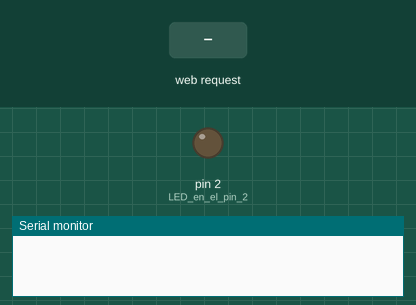
This sketch was run on a simulated Arduino Uno, built for the host (arithmetic inside an expression is 32-bit, double 64-bit). Shown: output pins drawn as LEDs (lit = HIGH), the last lines printed to the serial monitor. Inputs (shaded band) come from the test bench. WiFi joins after 1.5 s; servers stay silent unless stated.

Above: at 1.2 s.
1.3 s: HTTP request GET /?LED2=2 received
At 1.8 s:
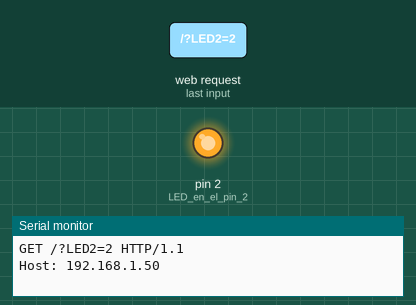
Timing chart, 0 to 4.3 s (numbered marks = the images above; inputs shaded):
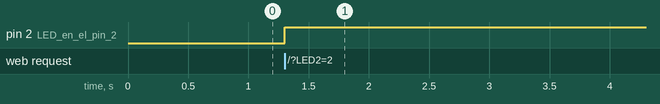

Measured:
- after the input at 1.3 s, pin 2 (LED_en_el_pin_2): LOW → HIGH at once

The sketch:

Preactica_1_-_Led.ino
```cpp
/*--------------------------------------------------------------
Programa: eth_websrv_LED

Descripción: Servidor web Arduino que genera una página web que permite al usuario controlar un LED.

Hardware: - Arduino Uno y shield Ethernet oficial de Arduino. Debería funcionar con otros Arduinos y shields Ethernet compatibles.
- LED y resistencia conectados en serie entre el pin 2 de Arduino y GND.

Software: Desarrollado con Arduino 1.0.3. Debería ser compatible con Arduino 1.0 y versiones posteriores.

Referencias: - Ejemplo de servidor web de David A. Mellis y modificado por Tom Igoe.
- Documentación de la biblioteca Ethernet:
http://arduino.cc/en/Reference/Ethernet
  Date:         11 January 2013

  Author:       W.A. Smith, http://startingelectronics.org
--------------------------------------------------------------*/

#include <SPI.h>
#include <Ethernet.h>

// Dirección MAC de la etiqueta de protección Ethernet debajo de la placa
byte mac[] = { 0xDE, 0xAD, 0xAE, 0xEF, 0xF0, 0xED };//Ponemos la dirección MAC de la Ethernet Shield
IPAddress ip(192,168,1,177); //Asignamos  la IP al Arduino
EthernetServer server(80); //Creamos un servidor Web con el puerto 80 que es el puerto HTTP por defecto

String HTTP_req;          // almacena la solicitud HTTP
boolean LED_status = 0;   // Estado del LED, apagado por defecto

void setup()
{
    Ethernet.begin(mac, ip);  // inicializar dispositivo Ethernet
    server.begin();           // empezar a escuchar a los clientes
    Serial.begin(9600);       // para diagnóstico
    pinMode(2, OUTPUT);       // LED en el pin 2
}

void loop()
{
    EthernetClient client = server.available();  // intentar obtener cliente

    if (client) {  // cliente obtenido?
        boolean currentLineIsBlank = true;
        while (client.connected()) {
            if (client.available()) {   // datos del cliente disponibles para leer
                char c = client.read(); // leer 1 byte (carácter) del cliente
                HTTP_req += c;  // guardar la solicitud HTTP 1 carácter a la vez
                // la última línea de la solicitud del cliente está en blanco y termina con \n
                // responder al cliente solo después de recibir la última línea
                if (c == '\n' && currentLineIsBlank) {
                    // enviar un encabezado de respuesta HTTP estándar
                    client.println("HTTP/1.1 200 OK");
                    client.println("Content-Type: text/html");
                    client.println("Connection: close");
                    client.println();
                    // enviar página web
                    client.println("<!DOCTYPE html>");
                    client.println("<html>");
                    client.println("<head>");
                    client.println("<title>Arduino LED Control</title>");
                    client.println("</head>");
                    client.println("<body>");
                    client.println("<h1>LED</h1>");
                    client.println("<p>Haga clic para encender y apagar el LED.</p>");
                    client.println("<form method=\"get\">");
                    ProcessCheckbox(client);
                    client.println("</form>");
                    client.println("</body>");
                    client.println("</html>");
                    Serial.print(HTTP_req);
                    HTTP_req = "";    // Terminado con la solicitud, cadena vacía para la próxima solicitud
                    break;
                }
                // cada línea de texto recibida del cliente termina con \r\n
                if (c == '\n') {
                    // último carácter en la línea de texto recibida
                    // comenzando una nueva línea con el siguiente carácter leído
                    currentLineIsBlank = true;
                }
                else if (c != '\r') {
                    // se recibió un carácter de texto del cliente
                    currentLineIsBlank = false;
                }
            } // end if (client.available())
        } // end while (client.connected())
        delay(1);      // dar tiempo al navegador web para recibir los datos
        client.stop(); // cerrar la conexión
    } // end if (client)
}

// Cambiar LED y enviar HTML para la casilla de verificación LED
void ProcessCheckbox(EthernetClient cl)
{
    if (HTTP_req.indexOf("LED2=2") > -1) {  // ver si se hizo clic en la casilla de verificación
        // se hizo clic en la casilla de verificación, cambiar el estado del LED
        if (LED_status) {
            LED_status = 0;
        }
        else {
            LED_status = 1;
        }
    }

    if (LED_status) {    // encender LED
        digitalWrite(2, HIGH);
        // la casilla de verificación está marcada
        cl.println("<input type=\"checkbox\" name=\"LED2\" value=\"2\" \
        onclick=\"submit();\" checked>LED2");
    }
    else {              // apagar LED
        digitalWrite(2, LOW);
        // la casilla de verificación no está marcada
        cl.println("<input type=\"checkbox\" name=\"LED2\" value=\"2\" \
        onclick=\"submit();\">LED2");
    }
}
```
